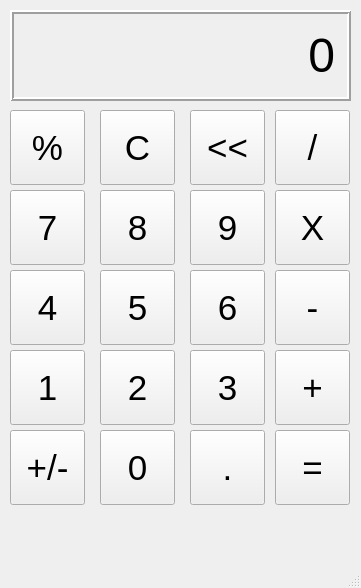
<?xml version="1.0" encoding="UTF-8"?>
<ui version="4.0">
 <class>MainWindow</class>
 <widget class="QMainWindow" name="MainWindow">
  <property name="geometry">
   <rect>
    <x>0</x>
    <y>0</y>
    <width>361</width>
    <height>588</height>
   </rect>
  </property>
  <property name="windowTitle">
   <string>Calculator</string>
  </property>
  <widget class="QWidget" name="centralwidget">
   <widget class="QLabel" name="outputLabel">
    <property name="geometry">
     <rect>
      <x>10</x>
      <y>10</y>
      <width>341</width>
      <height>91</height>
     </rect>
    </property>
    <property name="font">
     <font>
      <pointsize>36</pointsize>
     </font>
    </property>
    <property name="frameShape">
     <enum>QFrame::Shape::Box</enum>
    </property>
    <property name="frameShadow">
     <enum>QFrame::Shadow::Raised</enum>
    </property>
    <property name="lineWidth">
     <number>2</number>
    </property>
    <property name="text">
     <string>0</string>
    </property>
    <property name="alignment">
     <set>Qt::AlignmentFlag::AlignRight|Qt::AlignmentFlag::AlignTrailing|Qt::AlignmentFlag::AlignVCenter</set>
    </property>
    <property name="margin">
     <number>10</number>
    </property>
   </widget>
   <widget class="QPushButton" name="percentButton">
    <property name="geometry">
     <rect>
      <x>10</x>
      <y>110</y>
      <width>75</width>
      <height>75</height>
     </rect>
    </property>
    <property name="font">
     <font>
      <pointsize>26</pointsize>
     </font>
    </property>
    <property name="text">
     <string>%</string>
    </property>
   </widget>
   <widget class="QPushButton" name="cButton">
    <property name="geometry">
     <rect>
      <x>100</x>
      <y>110</y>
      <width>75</width>
      <height>75</height>
     </rect>
    </property>
    <property name="font">
     <font>
      <pointsize>26</pointsize>
     </font>
    </property>
    <property name="text">
     <string>C</string>
    </property>
   </widget>
   <widget class="QPushButton" name="arrowButton">
    <property name="geometry">
     <rect>
      <x>190</x>
      <y>110</y>
      <width>75</width>
      <height>75</height>
     </rect>
    </property>
    <property name="font">
     <font>
      <pointsize>26</pointsize>
     </font>
    </property>
    <property name="text">
     <string>&lt;&lt;</string>
    </property>
   </widget>
   <widget class="QPushButton" name="divideButton">
    <property name="geometry">
     <rect>
      <x>275</x>
      <y>110</y>
      <width>75</width>
      <height>75</height>
     </rect>
    </property>
    <property name="font">
     <font>
      <pointsize>26</pointsize>
     </font>
    </property>
    <property name="text">
     <string>/</string>
    </property>
   </widget>
   <widget class="QPushButton" name="nineButton">
    <property name="geometry">
     <rect>
      <x>190</x>
      <y>190</y>
      <width>75</width>
      <height>75</height>
     </rect>
    </property>
    <property name="font">
     <font>
      <pointsize>26</pointsize>
     </font>
    </property>
    <property name="text">
     <string>9</string>
    </property>
   </widget>
   <widget class="QPushButton" name="eightButton">
    <property name="geometry">
     <rect>
      <x>100</x>
      <y>190</y>
      <width>75</width>
      <height>75</height>
     </rect>
    </property>
    <property name="font">
     <font>
      <pointsize>26</pointsize>
     </font>
    </property>
    <property name="text">
     <string>8</string>
    </property>
   </widget>
   <widget class="QPushButton" name="sevenButton">
    <property name="geometry">
     <rect>
      <x>10</x>
      <y>190</y>
      <width>75</width>
      <height>75</height>
     </rect>
    </property>
    <property name="font">
     <font>
      <pointsize>26</pointsize>
     </font>
    </property>
    <property name="text">
     <string>7</string>
    </property>
   </widget>
   <widget class="QPushButton" name="multiplyButton">
    <property name="geometry">
     <rect>
      <x>275</x>
      <y>190</y>
      <width>75</width>
      <height>75</height>
     </rect>
    </property>
    <property name="font">
     <font>
      <pointsize>26</pointsize>
     </font>
    </property>
    <property name="text">
     <string>X</string>
    </property>
   </widget>
   <widget class="QPushButton" name="sixButton">
    <property name="geometry">
     <rect>
      <x>190</x>
      <y>270</y>
      <width>75</width>
      <height>75</height>
     </rect>
    </property>
    <property name="font">
     <font>
      <pointsize>26</pointsize>
     </font>
    </property>
    <property name="text">
     <string>6</string>
    </property>
   </widget>
   <widget class="QPushButton" name="fiveButton">
    <property name="geometry">
     <rect>
      <x>100</x>
      <y>270</y>
      <width>75</width>
      <height>75</height>
     </rect>
    </property>
    <property name="font">
     <font>
      <pointsize>26</pointsize>
     </font>
    </property>
    <property name="text">
     <string>5</string>
    </property>
   </widget>
   <widget class="QPushButton" name="fourButton">
    <property name="geometry">
     <rect>
      <x>10</x>
      <y>270</y>
      <width>75</width>
      <height>75</height>
     </rect>
    </property>
    <property name="font">
     <font>
      <pointsize>26</pointsize>
     </font>
    </property>
    <property name="text">
     <string>4</string>
    </property>
   </widget>
   <widget class="QPushButton" name="minusButton">
    <property name="geometry">
     <rect>
      <x>275</x>
      <y>270</y>
      <width>75</width>
      <height>75</height>
     </rect>
    </property>
    <property name="font">
     <font>
      <pointsize>26</pointsize>
     </font>
    </property>
    <property name="text">
     <string>-</string>
    </property>
   </widget>
   <widget class="QPushButton" name="threeButton">
    <property name="geometry">
     <rect>
      <x>190</x>
      <y>350</y>
      <width>75</width>
      <height>75</height>
     </rect>
    </property>
    <property name="font">
     <font>
      <pointsize>26</pointsize>
     </font>
    </property>
    <property name="text">
     <string>3</string>
    </property>
   </widget>
   <widget class="QPushButton" name="twoButton">
    <property name="geometry">
     <rect>
      <x>100</x>
      <y>350</y>
      <width>75</width>
      <height>75</height>
     </rect>
    </property>
    <property name="font">
     <font>
      <pointsize>26</pointsize>
     </font>
    </property>
    <property name="text">
     <string>2</string>
    </property>
   </widget>
   <widget class="QPushButton" name="oneButton">
    <property name="geometry">
     <rect>
      <x>10</x>
      <y>350</y>
      <width>75</width>
      <height>75</height>
     </rect>
    </property>
    <property name="font">
     <font>
      <pointsize>26</pointsize>
     </font>
    </property>
    <property name="text">
     <string>1</string>
    </property>
   </widget>
   <widget class="QPushButton" name="addButton">
    <property name="geometry">
     <rect>
      <x>275</x>
      <y>350</y>
      <width>75</width>
      <height>75</height>
     </rect>
    </property>
    <property name="font">
     <font>
      <pointsize>26</pointsize>
     </font>
    </property>
    <property name="text">
     <string>+</string>
    </property>
   </widget>
   <widget class="QPushButton" name="decimalButton">
    <property name="geometry">
     <rect>
      <x>190</x>
      <y>430</y>
      <width>75</width>
      <height>75</height>
     </rect>
    </property>
    <property name="font">
     <font>
      <pointsize>26</pointsize>
     </font>
    </property>
    <property name="text">
     <string>.</string>
    </property>
   </widget>
   <widget class="QPushButton" name="zeroButton">
    <property name="geometry">
     <rect>
      <x>100</x>
      <y>430</y>
      <width>75</width>
      <height>75</height>
     </rect>
    </property>
    <property name="font">
     <font>
      <pointsize>26</pointsize>
     </font>
    </property>
    <property name="text">
     <string>0</string>
    </property>
   </widget>
   <widget class="QPushButton" name="plusMinusButton">
    <property name="geometry">
     <rect>
      <x>10</x>
      <y>430</y>
      <width>75</width>
      <height>75</height>
     </rect>
    </property>
    <property name="font">
     <font>
      <pointsize>26</pointsize>
     </font>
    </property>
    <property name="text">
     <string>+/-</string>
    </property>
   </widget>
   <widget class="QPushButton" name="equalButton">
    <property name="geometry">
     <rect>
      <x>275</x>
      <y>430</y>
      <width>75</width>
      <height>75</height>
     </rect>
    </property>
    <property name="font">
     <font>
      <pointsize>26</pointsize>
     </font>
    </property>
    <property name="text">
     <string>=</string>
    </property>
   </widget>
  </widget>
  <widget class="QMenuBar" name="menubar">
   <property name="geometry">
    <rect>
     <x>0</x>
     <y>0</y>
     <width>361</width>
     <height>30</height>
    </rect>
   </property>
  </widget>
  <widget class="QStatusBar" name="statusbar"/>
 </widget>
 <resources/>
 <connections/>
</ui>
